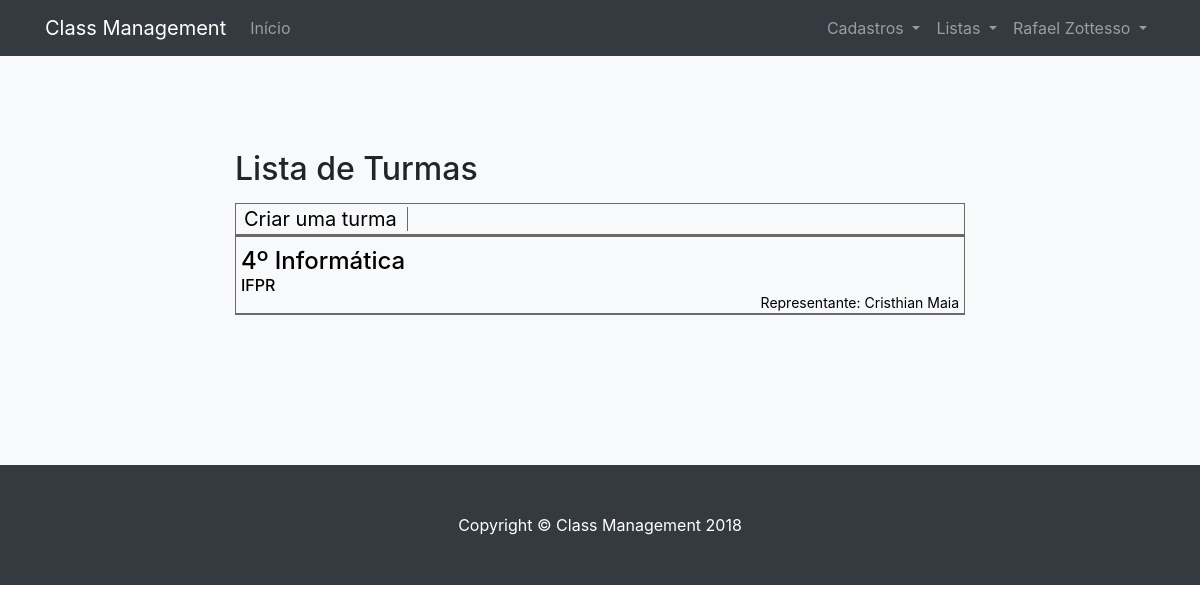
Page /turmas/ (signed in) on the earlier database version.
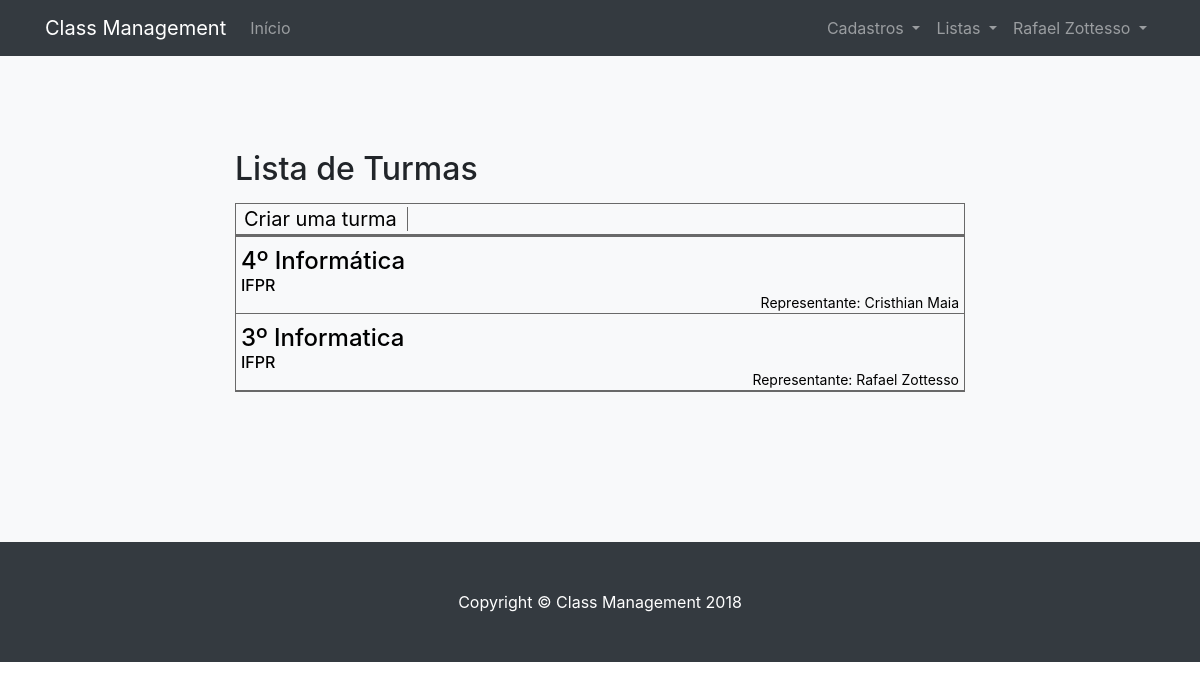
Same page on the later database version.
### classmanagement/models.py (models this page shows, shortened)
class Turma(models.Model):
    nome                    = models.CharField(max_length=120, blank=False, null=False, help_text='Obrigatório.')
    alunos                  = models.ManyToManyField(User, help_text='Obrigatório', related_name='alunos_matriculados')
    data_cadastro           = models.DateField(auto_now_add=True)
    representante           = models.ForeignKey(User, on_delete=models.PROTECT, blank=False, null=False)
    colegio                 = models.ForeignKey(Colegio, on_delete=models.PROTECT, blank=False, null=False, help_text='Obrigatório.')

class Colegio(models.Model):
    nome                    = models.CharField(max_length=240, blank= False, null=False, help_text='Obrigatório.')
    data_cadastro           = models.DateField(auto_now_add=True)
    class Meta:
        verbose_name = 'Colégio'
        verbose_name_plural = 'Colégios'

### classmanagement/views.py (the view)
# urls.py: path('turmas/', views.TurmasTemplateView.as_view(), name='turmas'),  # Tela das turmas disponiveis para o usuario
class TurmasTemplateView(LoginRequiredMixin, TemplateView): #Tela de turmas do disponiveis para o usuario - pos login
    template_name = 'turmas.html'
    login_url = '/login/'
    def get_context_data(self, **kwargs):
        context = super().get_context_data(**kwargs)
        context['turmas'] = models.Turma.objects.all()
        context['titulo'] = 'Lista de Turmas'
        return context

### classmanagement/templates/turmas.html (shortened to what this page needs)
{% extends "base.html" %}
{% load static %}
{% load bootstrap4 %}
{% block menu %}
{{ block.super }}
{% endblock %}
{% block conteudo %}
<section class="bg-light">
  <div class="container">
    <div class="row">
      <div class="col-lg-8 mx-auto">
        <h2>{{titulo}}</h2>
        {% if turmas %}
        <div class="list">
          <div class="menu_list">
            <ul class="">
              <li><a href="{% url 'cadastrar_turma' %}">Criar uma turma</a></li>
            </ul>
          </div>
          <div class="list_array">
            <ul>
              {% for t in turmas %}
              <li>
                <a href="/turma/{{t.id}}">
                <h1>{{t.nome}}</h1>
                <h2>{{t.colegio.nome}}</h2>
                <h3>Representante: {{t.representante.first_name}} {{t.representante.last_name}}</h3>
              </a>
              </li>
              {% endfor %}
            </ul>
          </div>
        </div>
        {% else %}
        <p>Você não está inserido em alguma turma.</p>
        {% endif %}
      </div>
    </div>
  </div>
</section>
  {% endblock %}

Differences in the rows shown:
added Turma: nome "3º Informatica", colegio.nome "IFPR", representante.first_name "Rafael", representante.last_name "Zottesso"
